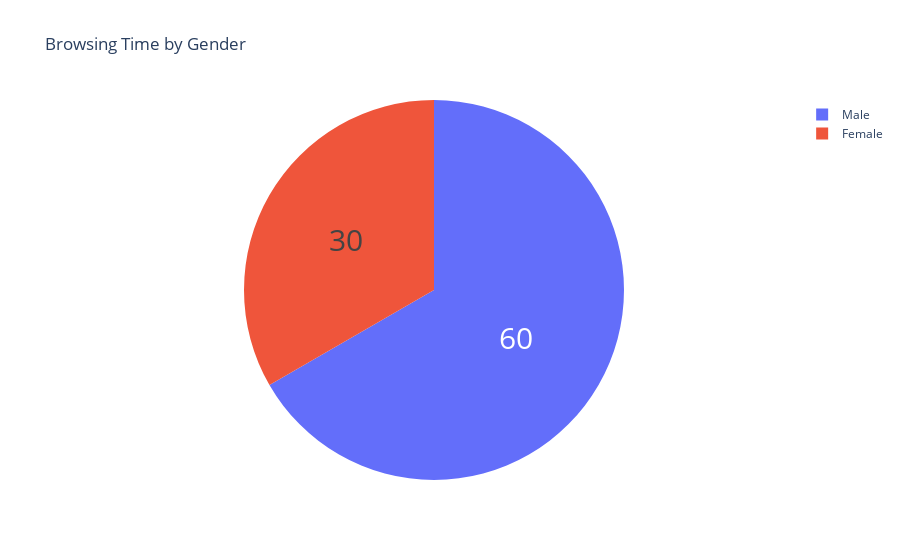

The notebook cell this image was saved under:
### Code cell
fig1 = go.Figure(data =[go.Pie(labels = G, values = data['Product_Browsing_Time'])])
fig1.update_layout(title_text = 'Browsing Time by Gender')
fig1.update_traces(textinfo='value',textfont_size=30,hoverinfo='label+percent')
fig1.show()

### Figure 1 — Plotly figure (JSON) as saved in the notebook; plotly's stock layout.template omitted (floating-point values rounded to 4 significant figures; data arrays with more than 128 entries replaced by an {"elided": "..."} marker saying what was removed)
{"data": [{"hoverinfo": "label+percent", "labels": ["Male", "Female"], "textfont": {"size": 30}, "textinfo": "value", "type": "pie", "values": {"elided": "500 int values"}}], "layout": {"title": {"text": "Browsing Time by Gender"}}}
